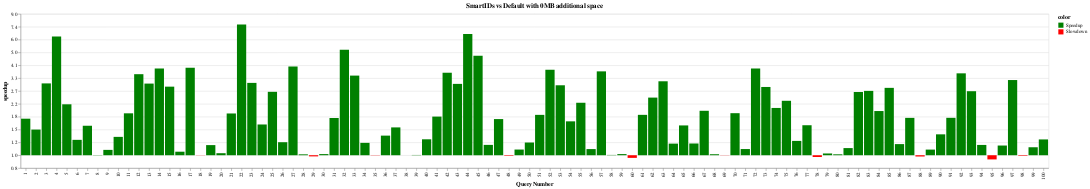

The notebook cell saved with this chart:
### Code cell
def plot_speedup(name, df, budget):
    df = df[df.budget==budget]
    print(df.head())
    return alt.Chart(df).mark_bar().encode(
        x=alt.X("query_num:O", axis=alt.Axis(title="Query Number")),
        y=alt.Y("log_speedup:Q", axis=alt.Axis(labelExpr=expr.format(expr.exp(datum.value), ',.1f'), format=",.0f", title="speedup")),
        color=alt.Color('color:N', scale=alt.Scale(domain=["Speedup", "Slowdown"], range=["green", "red"]))
    ).properties(
        title={
            "text": f"{name} with {budget*64}MB additional space"
        }
    )

chart = plot_speedup("SmartIDs vs Default", smartids, 0)
chart

### Figure 1 — Vega-Lite specification as saved in the notebook (floating-point values rounded to 4 significant figures)
{"$schema": "https://vega.github.io/schema/vega-lite/v4.17.0.json", "config": {"view": {"continuousHeight": 300, "continuousWidth": 400}}, "data": {"name": "data-2104a287f7a4c5e785cc97f52d926d60"}, "datasets": {"data-2104a287f7a4c5e785cc97f52d926d60": [{"budget": 0, "color": "Speedup", "expt_name": "smartid", "log_speedup": 0.5687, "query_name": "query1", "query_num": 1, "running_time": 0.02846, "speedup": 1.766}, {"budget": 0, "color": "Speedup", "expt_name": "smartid", "log_speedup": 0.3993, "query_name": "query2", "query_num": 2, "running_time": 1.096, "speedup": 1.491}, {"budget": 0, "color": "Speedup", "expt_name": "smartid", "log_speedup": 1.118, "query_name": "query3", "query_num": 3, "running_time": 0.01597, "speedup": 3.058}, {"budget": 0, "color": "Speedup", "expt_name": "smartid", "log_speedup": 1.848, "query_name": "query4", "query_num": 4, "running_time": 0.05633, "speedup": 6.349}, {"budget": 0, "color": "Speedup", "expt_name": "smartid", "log_speedup": 0.7927, "query_name": "query5", "query_num": 5, "running_time": 0.06861, "speedup": 2.209}, {"budget": 0, "color": "Speedup", "expt_name": "smartid", "log_speedup": 0.2395, "query_name": "query6", "query_num": 6, "running_time": 0.1705, "speedup": 1.271}, {"budget": 0, "color": "Speedup", "expt_name": "smartid", "log_speedup": 0.4588, "query_name": "query7", "query_num": 7, "running_time": 0.04037, "speedup": 1.582}, {"budget": 0, "color": "Speedup", "expt_name": "smartid", "log_speedup": 0.003179, "query_name": "query8", "query_num": 8, "running_time": 0.5906, "speedup": 1.003}, {"budget": 0, "color": "Speedup", "expt_name": "smartid", "log_speedup": 0.08326, "query_name": "query9", "query_num": 9, "running_time": 0.03848, "speedup": 1.087}, {"budget": 0, "color": "Speedup", "expt_name": "smartid", "log_speedup": 0.2858, "query_name": "query10", "query_num": 10, "running_time": 0.04549, "speedup": 1.331}, {"budget": 0, "color": "Speedup", "expt_name": "smartid", "log_speedup": 0.6523, "query_name": "query11", "query_num": 11, "running_time": 0.04402, "speedup": 1.92}, {"budget": 0, "color": "Speedup", "expt_name": "smartid", "log_speedup": 1.261, "query_name": "query12", "query_num": 12, "running_time": 0.2959, "speedup": 3.53}, {"budget": 0, "color": "Speedup", "expt_name": "smartid", "log_speedup": 1.115, "query_name": "query13", "query_num": 13, "running_time": 0.01607, "speedup": 3.05}, {"budget": 0, "color": "Speedup", "expt_name": "smartid", "log_speedup": 1.35, "query_name": "query14", "query_num": 14, "running_time": 0.04806, "speedup": 3.857}, {"budget": 0, "color": "Speedup", "expt_name": "smartid", "log_speedup": 1.067, "query_name": "query15", "query_num": 15, "running_time": 0.05121, "speedup": 2.908}, {"budget": 0, "color": "Speedup", "expt_name": "smartid", "log_speedup": 0.05493, "query_name": "query16", "query_num": 16, "running_time": 0.6657, "speedup": 1.056}, {"budget": 0, "color": "Speedup", "expt_name": "smartid", "log_speedup": 1.362, "query_name": "query17", "query_num": 17, "running_time": 0.03645, "speedup": 3.903}, {"budget": 0, "color": "Slowdown", "expt_name": "smartid", "log_speedup": -0.002306, "query_name": "query18", "query_num": 18, "running_time": 0.5837, "speedup": 0.9977}, {"budget": 0, "color": "Speedup", "expt_name": "smartid", "log_speedup": 0.1576, "query_name": "query19", "query_num": 19, "running_time": 0.0382, "speedup": 1.171}, {"budget": 0, "color": "Speedup", "expt_name": "smartid", "log_speedup": 0.03146, "query_name": "query20", "query_num": 20, "running_time": 0.04166, "speedup": 1.032}, {"budget": 0, "color": "Speedup", "expt_name": "smartid", "log_speedup": 0.6499, "query_name": "query21", "query_num": 21, "running_time": 0.04372, "speedup": 1.915}, {"budget": 0, "color": "Speedup", "expt_name": "smartid", "log_speedup": 2.035, "query_name": "query22", "query_num": 22, "running_time": 0.07937, "speedup": 7.649}, {"budget": 0, "color": "Speedup", "expt_name": "smartid", "log_speedup": 1.126, "query_name": "query23", "query_num": 23, "running_time": 0.01646, "speedup": 3.083}, {"budget": 0, "color": "Speedup", "expt_name": "smartid", "log_speedup": 0.4786, "query_name": "query24", "query_num": 24, "running_time": 0.05595, "speedup": 1.614}, {"budget": 0, "color": "Speedup", "expt_name": "smartid", "log_speedup": 0.987, "query_name": "query25", "query_num": 25, "running_time": 0.0544, "speedup": 2.683}, {"budget": 0, "color": "Speedup", "expt_name": "smartid", "log_speedup": 0.2027, "query_name": "query26", "query_num": 26, "running_time": 0.06052, "speedup": 1.225}, {"budget": 0, "color": "Speedup", "expt_name": "smartid", "log_speedup": 1.382, "query_name": "query27", "query_num": 27, "running_time": 0.03793, "speedup": 3.982}, {"budget": 0, "color": "Speedup", "expt_name": "smartid", "log_speedup": 0.01359, "query_name": "query28", "query_num": 28, "running_time": 1.421, "speedup": 1.014}, {"budget": 0, "color": "Slowdown", "expt_name": "smartid", "log_speedup": -0.01799, "query_name": "query29", "query_num": 29, "running_time": 0.02689, "speedup": 0.9822}, {"budget": 0, "color": "Speedup", "expt_name": "smartid", "log_speedup": 0.01757, "query_name": "query30", "query_num": 30, "running_time": 0.0369, "speedup": 1.018}, {"budget": 0, "color": "Speedup", "expt_name": "smartid", "log_speedup": 0.5797, "query_name": "query31", "query_num": 31, "running_time": 0.02824, "speedup": 1.786}, {"budget": 0, "color": "Speedup", "expt_name": "smartid", "log_speedup": 1.643, "query_name": "query32", "query_num": 32, "running_time": 0.1102, "speedup": 5.171}, {"budget": 0, "color": "Speedup", "expt_name": "smartid", "log_speedup": 1.239, "query_name": "query33", "query_num": 33, "running_time": 0.01753, "speedup": 3.454}, {"budget": 0, "color": "Speedup", "expt_name": "smartid", "log_speedup": 0.1924, "query_name": "query34", "query_num": 34, "running_time": 0.04161, "speedup": 1.212}, {"budget": 0, "color": "Slowdown", "expt_name": "smartid", "log_speedup": -0.003399, "query_name": "query35", "query_num": 35, "running_time": 0.1462, "speedup": 0.9966}, {"budget": 0, "color": "Speedup", "expt_name": "smartid", "log_speedup": 0.3052, "query_name": "query36", "query_num": 36, "running_time": 0.04878, "speedup": 1.357}, {"budget": 0, "color": "Speedup", "expt_name": "smartid", "log_speedup": 0.4331, "query_name": "query37", "query_num": 37, "running_time": 0.04348, "speedup": 1.542}, {"budget": 0, "color": "Speedup", "expt_name": "smartid", "log_speedup": 0.0001939, "query_name": "query38", "query_num": 38, "running_time": 1.655, "speedup": 1.0}, {"budget": 0, "color": "Speedup", "expt_name": "smartid", "log_speedup": 0.004189, "query_name": "query39", "query_num": 39, "running_time": 0.03141, "speedup": 1.004}, {"budget": 0, "color": "Speedup", "expt_name": "smartid", "log_speedup": 0.2479, "query_name": "query40", "query_num": 40, "running_time": 0.05295, "speedup": 1.281}, {"budget": 0, "color": "Speedup", "expt_name": "smartid", "log_speedup": 0.6013, "query_name": "query41", "query_num": 41, "running_time": 0.03532, "speedup": 1.825}, {"budget": 0, "color": "Speedup", "expt_name": "smartid", "log_speedup": 1.284, "query_name": "query42", "query_num": 42, "running_time": 0.162, "speedup": 3.611}, {"budget": 0, "color": "Speedup", "expt_name": "smartid", "log_speedup": 1.11, "query_name": "query43", "query_num": 43, "running_time": 0.01608, "speedup": 3.036}, {"budget": 0, "color": "Speedup", "expt_name": "smartid", "log_speedup": 1.885, "query_name": "query44", "query_num": 44, "running_time": 0.0675, "speedup": 6.588}, {"budget": 0, "color": "Speedup", "expt_name": "smartid", "log_speedup": 1.547, "query_name": "query45", "query_num": 45, "running_time": 0.07295, "speedup": 4.697}, {"budget": 0, "color": "Speedup", "expt_name": "smartid", "log_speedup": 0.1611, "query_name": "query46", "query_num": 46, "running_time": 0.1693, "speedup": 1.175}, {"budget": 0, "color": "Speedup", "expt_name": "smartid", "log_speedup": 0.5628, "query_name": "query47", "query_num": 47, "running_time": 0.03638, "speedup": 1.756}, {"budget": 0, "color": "Slowdown", "expt_name": "smartid", "log_speedup": -0.008527, "query_name": "query48", "query_num": 48, "running_time": 0.5535, "speedup": 0.9915}, {"budget": 0, "color": "Speedup", "expt_name": "smartid", "log_speedup": 0.08842, "query_name": "query49", "query_num": 49, "running_time": 0.04188, "speedup": 1.092}, {"budget": 0, "color": "Speedup", "expt_name": "smartid", "log_speedup": 0.1979, "query_name": "query50", "query_num": 50, "running_time": 0.05711, "speedup": 1.219}, {"budget": 0, "color": "Speedup", "expt_name": "smartid", "log_speedup": 0.6282, "query_name": "query51", "query_num": 51, "running_time": 0.05321, "speedup": 1.874}, {"budget": 0, "color": "Speedup", "expt_name": "smartid", "log_speedup": 1.332, "query_name": "query52", "query_num": 52, "running_time": 0.1761, "speedup": 3.789}, {"budget": 0, "color": "Speedup", "expt_name": "smartid", "log_speedup": 1.089, "query_name": "query53", "query_num": 53, "running_time": 0.01612, "speedup": 2.971}, {"budget": 0, "color": "Speedup", "expt_name": "smartid", "log_speedup": 0.5274, "query_name": "query54", "query_num": 54, "running_time": 0.04701, "speedup": 1.695}, {"budget": 0, "color": "Speedup", "expt_name": "smartid", "log_speedup": 0.8167, "query_name": "query55", "query_num": 55, "running_time": 0.06461, "speedup": 2.263}, {"budget": 0, "color": "Speedup", "expt_name": "smartid", "log_speedup": 0.09565, "query_name": "query56", "query_num": 56, "running_time": 0.1548, "speedup": 1.1}, {"budget": 0, "color": "Speedup", "expt_name": "smartid", "log_speedup": 1.305, "query_name": "query57", "query_num": 57, "running_time": 0.03829, "speedup": 3.689}, {"budget": 0, "color": "Speedup", "expt_name": "smartid", "log_speedup": 0.004648, "query_name": "query58", "query_num": 58, "running_time": 1.623, "speedup": 1.005}, {"budget": 0, "color": "Speedup", "expt_name": "smartid", "log_speedup": 0.01763, "query_name": "query59", "query_num": 59, "running_time": 0.02748, "speedup": 1.018}, {"budget": 0, "color": "Slowdown", "expt_name": "smartid", "log_speedup": -0.04117, "query_name": "query60", "query_num": 60, "running_time": 0.06526, "speedup": 0.9597}, {"budget": 0, "color": "Speedup", "expt_name": "smartid", "log_speedup": 0.6285, "query_name": "query61", "query_num": 61, "running_time": 0.03854, "speedup": 1.875}, {"budget": 0, "color": "Speedup", "expt_name": "smartid", "log_speedup": 0.897, "query_name": "query62", "query_num": 62, "running_time": 0.3699, "speedup": 2.452}, {"budget": 0, "color": "Speedup", "expt_name": "smartid", "log_speedup": 1.151, "query_name": "query63", "query_num": 63, "running_time": 0.01678, "speedup": 3.161}, {"budget": 0, "color": "Speedup", "expt_name": "smartid", "log_speedup": 0.1807, "query_name": "query64", "query_num": 64, "running_time": 0.04464, "speedup": 1.198}, {"budget": 0, "color": "Speedup", "expt_name": "smartid", "log_speedup": 0.4639, "query_name": "query65", "query_num": 65, "running_time": 0.455, "speedup": 1.59}, {"budget": 0, "color": "Speedup", "expt_name": "smartid", "log_speedup": 0.1826, "query_name": "query66", "query_num": 66, "running_time": 0.05648, "speedup": 1.2}, {"budget": 0, "color": "Speedup", "expt_name": "smartid", "log_speedup": 0.6917, "query_name": "query67", "query_num": 67, "running_time": 0.03787, "speedup": 1.997}, {"budget": 0, "color": "Speedup", "expt_name": "smartid", "log_speedup": 0.01538, "query_name": "query68", "query_num": 68, "running_time": 0.5576, "speedup": 1.015}, {"budget": 0, "color": "Slowdown", "expt_name": "smartid", "log_speedup": -0.002475, "query_name": "query69", "query_num": 69, "running_time": 0.02754, "speedup": 0.9975}, {"budget": 0, "color": "Speedup", "expt_name": "smartid", "log_speedup": 0.6544, "query_name": "query70", "query_num": 70, "running_time": 0.0324, "speedup": 1.924}, {"budget": 0, "color": "Speedup", "expt_name": "smartid", "log_speedup": 0.09621, "query_name": "query71", "query_num": 71, "running_time": 0.3608, "speedup": 1.101}, {"budget": 0, "color": "Speedup", "expt_name": "smartid", "log_speedup": 1.35, "query_name": "query72", "query_num": 72, "running_time": 0.1734, "speedup": 3.857}, {"budget": 0, "color": "Speedup", "expt_name": "smartid", "log_speedup": 1.062, "query_name": "query73", "query_num": 73, "running_time": 0.02005, "speedup": 2.893}, {"budget": 0, "color": "Speedup", "expt_name": "smartid", "log_speedup": 0.7359, "query_name": "query74", "query_num": 74, "running_time": 0.2055, "speedup": 2.087}, {"budget": 0, "color": "Speedup", "expt_name": "smartid", "log_speedup": 0.8474, "query_name": "query75", "query_num": 75, "running_time": 0.1511, "speedup": 2.333}, {"budget": 0, "color": "Speedup", "expt_name": "smartid", "log_speedup": 0.223, "query_name": "query76", "query_num": 76, "running_time": 0.06938, "speedup": 1.25}, {"budget": 0, "color": "Speedup", "expt_name": "smartid", "log_speedup": 0.4668, "query_name": "query77", "query_num": 77, "running_time": 0.04054, "speedup": 1.595}, {"budget": 0, "color": "Slowdown", "expt_name": "smartid", "log_speedup": -0.02787, "query_name": "query78", "query_num": 78, "running_time": 1.437, "speedup": 0.9725}, {"budget": 0, "color": "Speedup", "expt_name": "smartid", "log_speedup": 0.0273, "query_name": "query79", "query_num": 79, "running_time": 0.02917, "speedup": 1.028}, {"budget": 0, "color": "Speedup", "expt_name": "smartid", "log_speedup": 0.01409, "query_name": "query80", "query_num": 80, "running_time": 0.03719, "speedup": 1.014}, {"budget": 0, "color": "Speedup", "expt_name": "smartid", "log_speedup": 0.1112, "query_name": "query81", "query_num": 81, "running_time": 0.05488, "speedup": 1.118}, {"budget": 0, "color": "Speedup", "expt_name": "smartid", "log_speedup": 0.9841, "query_name": "query82", "query_num": 82, "running_time": 0.4423, "speedup": 2.675}, {"budget": 0, "color": "Speedup", "expt_name": "smartid", "log_speedup": 1.002, "query_name": "query83", "query_num": 83, "running_time": 0.01672, "speedup": 2.722}, {"budget": 0, "color": "Speedup", "expt_name": "smartid", "log_speedup": 0.6878, "query_name": "query84", "query_num": 84, "running_time": 0.09536, "speedup": 1.989}, {"budget": 0, "color": "Speedup", "expt_name": "smartid", "log_speedup": 1.049, "query_name": "query85", "query_num": 85, "running_time": 0.1298, "speedup": 2.854}, {"budget": 0, "color": "Speedup", "expt_name": "smartid", "log_speedup": 0.1731, "query_name": "query86", "query_num": 86, "running_time": 0.05251, "speedup": 1.189}, {"budget": 0, "color": "Speedup", "expt_name": "smartid", "log_speedup": 0.5816, "query_name": "query87", "query_num": 87, "running_time": 0.03782, "speedup": 1.789}, {"budget": 0, "color": "Slowdown", "expt_name": "smartid", "log_speedup": -0.01975, "query_name": "query88", "query_num": 88, "running_time": 1.419, "speedup": 0.9804}, {"budget": 0, "color": "Speedup", "expt_name": "smartid", "log_speedup": 0.08773, "query_name": "query89", "query_num": 89, "running_time": 0.04166, "speedup": 1.092}, {"budget": 0, "color": "Speedup", "expt_name": "smartid", "log_speedup": 0.3252, "query_name": "query90", "query_num": 90, "running_time": 0.0545, "speedup": 1.384}, {"budget": 0, "color": "Speedup", "expt_name": "smartid", "log_speedup": 0.5824, "query_name": "query91", "query_num": 91, "running_time": 0.02821, "speedup": 1.79}, {"budget": 0, "color": "Speedup", "expt_name": "smartid", "log_speedup": 1.275, "query_name": "query92", "query_num": 92, "running_time": 0.1841, "speedup": 3.577}, {"budget": 0, "color": "Speedup", "expt_name": "smartid", "log_speedup": 0.9964, "query_name": "query93", "query_num": 93, "running_time": 0.01607, "speedup": 2.708}, {"budget": 0, "color": "Speedup", "expt_name": "smartid", "log_speedup": 0.1603, "query_name": "query94", "query_num": 94, "running_time": 0.04489, "speedup": 1.174}, {"budget": 0, "color": "Slowdown", "expt_name": "smartid", "log_speedup": -0.06518, "query_name": "query95", "query_num": 95, "running_time": 0.1574, "speedup": 0.9369}, {"budget": 0, "color": "Speedup", "expt_name": "smartid", "log_speedup": 0.151, "query_name": "query96", "query_num": 96, "running_time": 0.09199, "speedup": 1.163}, {"budget": 0, "color": "Speedup", "expt_name": "smartid", "log_speedup": 1.17, "query_name": "query97", "query_num": 97, "running_time": 0.04081, "speedup": 3.223}, {"budget": 0, "color": "Slowdown", "expt_name": "smartid", "log_speedup": -0.008688, "query_name": "query98", "query_num": 98, "running_time": 0.5663, "speedup": 0.9913}, {"budget": 0, "color": "Speedup", "expt_name": "smartid", "log_speedup": 0.1241, "query_name": "query99", "query_num": 99, "running_time": 0.03598, "speedup": 1.132}, {"budget": 0, "color": "Speedup", "expt_name": "smartid", "log_speedup": 0.2459, "query_name": "query100", "query_num": 100, "running_time": 0.07158, "speedup": 1.279}]}, "encoding": {"color": {"field": "color", "scale": {"domain": ["Speedup", "Slowdown"], "range": ["green", "red"]}, "type": "nominal"}, "x": {"axis": {"title": "Query Number"}, "field": "query_num", "type": "ordinal"}, "y": {"axis": {"format": ",.0f", "labelExpr": "format(exp(datum.value),',.1f')", "title": "speedup"}, "field": "log_speedup", "type": "quantitative"}}, "mark": "bar", "title": {"text": "SmartIDs vs Default with 0MB additional space"}}
